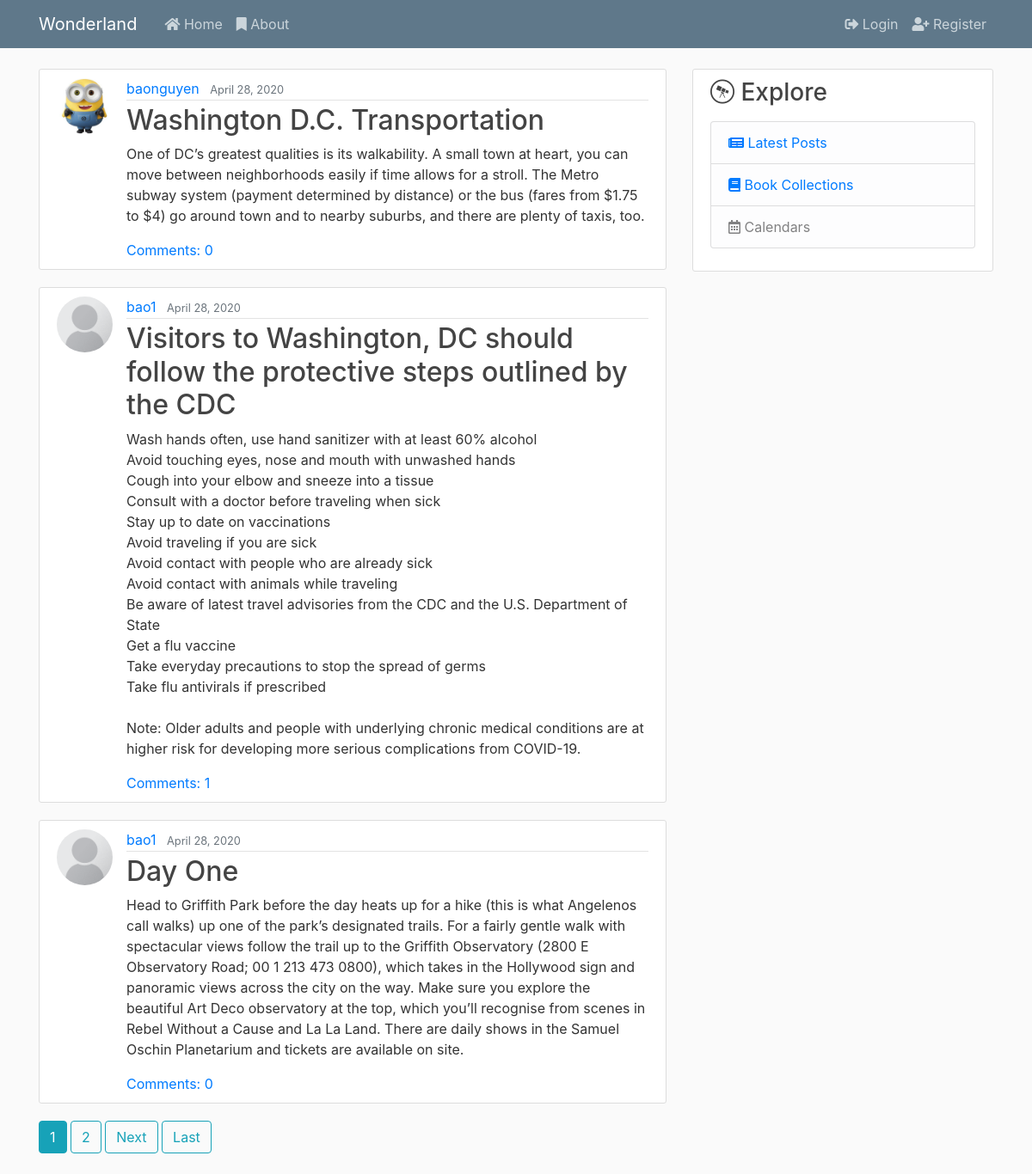
The app's page /, older data.
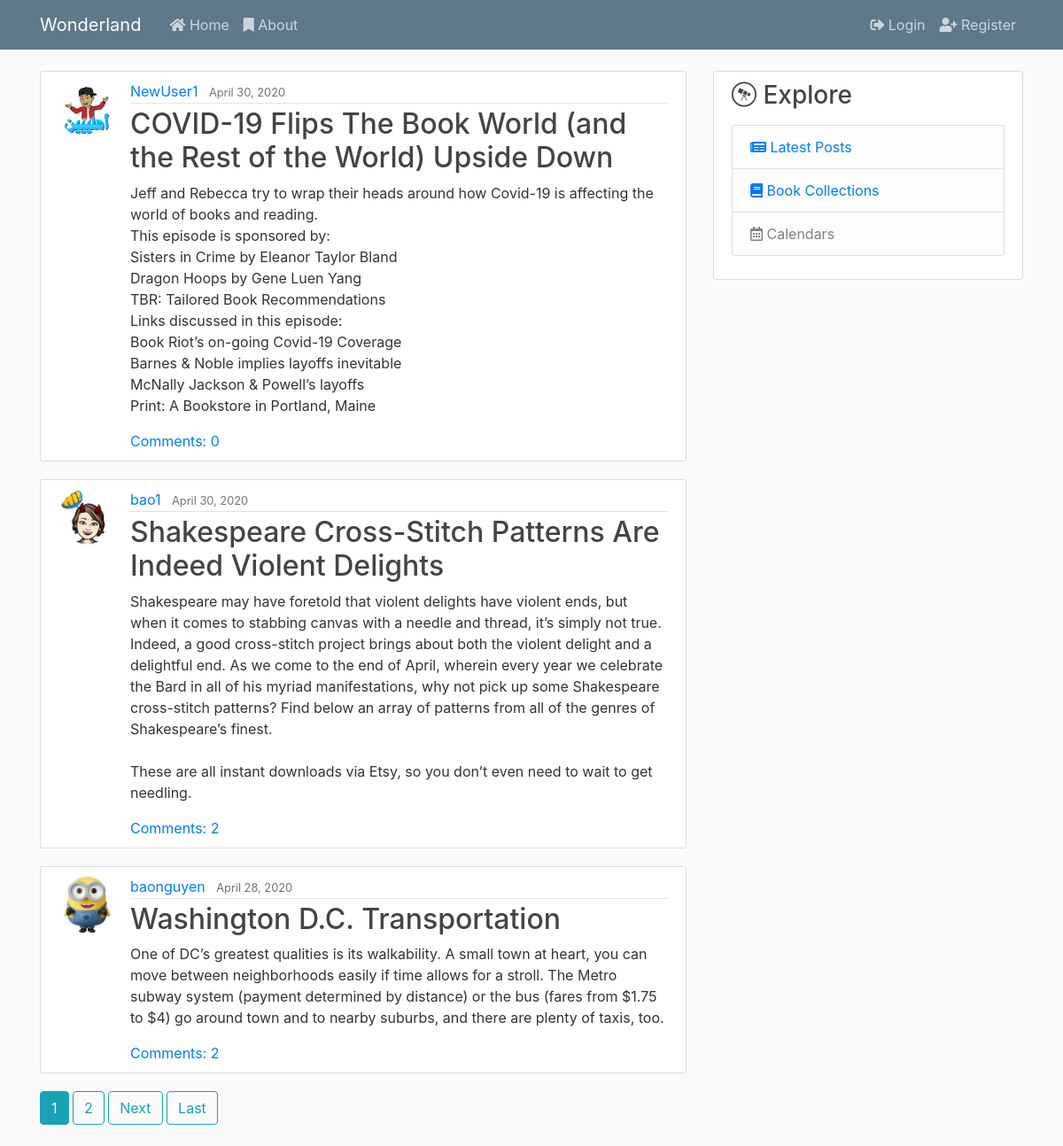
The same page, newer data.
### blog/models.py (models this page shows, shortened)
class Post(models.Model):
    title = models.CharField(max_length=100)
    content = models.TextField()
    date_posted = models.DateTimeField(default=timezone.now)
    author = models.ForeignKey(User, on_delete=models.CASCADE)
    likes = models.ManyToManyField(User, blank=True, related_name="post_likes")

### users/models.py (models this page shows, shortened)
class Profile(models.Model):
    user = models.OneToOneField(User, on_delete=models.CASCADE)
    image = models.ImageField(default="default.png", upload_to='profile_pics')

### blog/views.py (the view)
# urls.py: path("", PostListView.as_view(), name="blog-home"),
class PostListView(ListView):
    model = Post
    template_name = "blog/home.html"
    context_object_name = "posts"
    ordering = ["-date_posted"]
    paginate_by = 3

### blog/templates/blog/home.html (shortened to what this page needs)
{% extends "blog/base.html" %}
{% block content %}
    {% for post in posts %}
        <article class="media content-section">
            <img class="rounded-circle article-img" src="{{ post.author.profile.image.url }}" alt="">
            <div class="media-body">
                <div class="article-metadata">
                    <a class="mr-2" href="{% url 'user-posts' post.author.username %}">{{ post.author }}</a>
                    <small class="text-muted">{{ post.date_posted|date:"F d, Y" }}</small>
                </div>
                <h2><a class="article-title" href="{% url 'post-detail' post.pk %}">{{ post.title }}</a></h2>
                <p class="article-content">{{ post.content }}</p>
                <a href="{% url 'post-detail' pk=post.pk %}">Comments: {{ post.comments.count }}</a>
            </div>
        </article>
    {% endfor %}
    {% if is_paginated %}
        {% for num in page_obj.paginator.page_range %}
            {% if page_obj.number == num %}
                <a class="btn btn-info mb-4" href="?page={{ num }}">{{ num }}</a>
            {% elif num > page_obj.number|add:'-3' and num < page_obj.number|add:'3' %}
                <a class="btn btn-outline-info mb-4" href="?page={{ num }}">{{ num }}</a>
            {% endif %}
        {% endfor %}
        {% if page_obj.has_next %}
            <a class="btn btn-outline-info mb-4" href="?page={{ page_obj.next_page_number }}">Next</a>
            <a class="btn btn-outline-info mb-4" href="?page={{ page_obj.paginator.num_pages }}">Last</a>
        {% endif %}
    {% endif %}
{% endblock %}

Row changes from the older to the newer data that the page shows:
no longer on this page (row unchanged): Post: author.profile.image (placeholder picture), author "bao1", date_posted "April 28, 2020", title "Visitors to Washington, DC should follow the protective steps outlined by the CDC", content "Wash hands often, use hand sanitizer with at least 60% alcohol Avoid touching eyes, nose and mouth with unwashed hands Cough into your elbow and sneeze into a tissue Consult with a doctor before traveling when sick Stay up to date on vaccinations Avoid traveling if you are sick Avoid contact with people who are already sick Avoid contact with animals while traveling Be aware of latest travel advisories from the CDC and the U.S. Department of State Get a flu vaccine Take everyday precautions to stop the spread of germs Take flu antivirals if prescribed Note: Older adults and people with underlying chronic medical conditions are at higher risk for developing more serious complications from…", comments.count "1"
no longer on this page (row unchanged): Post: author.profile.image (placeholder picture), author "bao1", date_posted "April 28, 2020", title "Day One", content "Head to Griffith Park before the day heats up for a hike (this is what Angelenos call walks) up one of the park’s designated trails. For a fairly gentle walk with spectacular views follow the trail up to the Griffith Observatory (2800 E Observatory Road; 00 1 213 473 0800), which takes in the Hollywood sign and panoramic views across the city on the way. Make sure you explore the beautiful Art Deco observatory at the top, which you’ll recognise from scenes in Rebel Without a Cause and La La Land. There are daily shows in the Samuel Oschin Planetarium and tickets are available on site.", comments.count "0"
added Post: author.profile.image (picture), author "NewUser1", date_posted "April 30, 2020", title "COVID-19 Flips The Book World (and the Rest of the World) Upside Down", content "Jeff and Rebecca try to wrap their heads around how Covid-19 is affecting the world of books and reading. This episode is sponsored by: Sisters in Crime by Eleanor Taylor Bland Dragon Hoops by Gene Luen Yang TBR: Tailored Book Recommendations Links discussed in this episode: Book Riot’s on-going Covid-19 Coverage Barnes & Noble implies layoffs inevitable McNally Jackson & Powell’s layoffs Print: A Bookstore in Portland, Maine", comments.count "0"
added Post: author.profile.image (picture), author "bao1", date_posted "April 30, 2020", title "Shakespeare Cross-Stitch Patterns Are Indeed Violent Delights", content "Shakespeare may have foretold that violent delights have violent ends, but when it comes to stabbing canvas with a needle and thread, it’s simply not true. Indeed, a good cross-stitch project brings about both the violent delight and a delightful end. As we come to the end of April, wherein every year we celebrate the Bard in all of his myriad manifestations, why not pick up some Shakespeare cross-stitch patterns? Find below an array of patterns from all of the genres of Shakespeare’s finest. These are all instant downloads via Etsy, so you don’t even need to wait to get needling.", comments.count "2"
computed for Post "Washington D.C. Transportation": comments.count "0" → "2"
